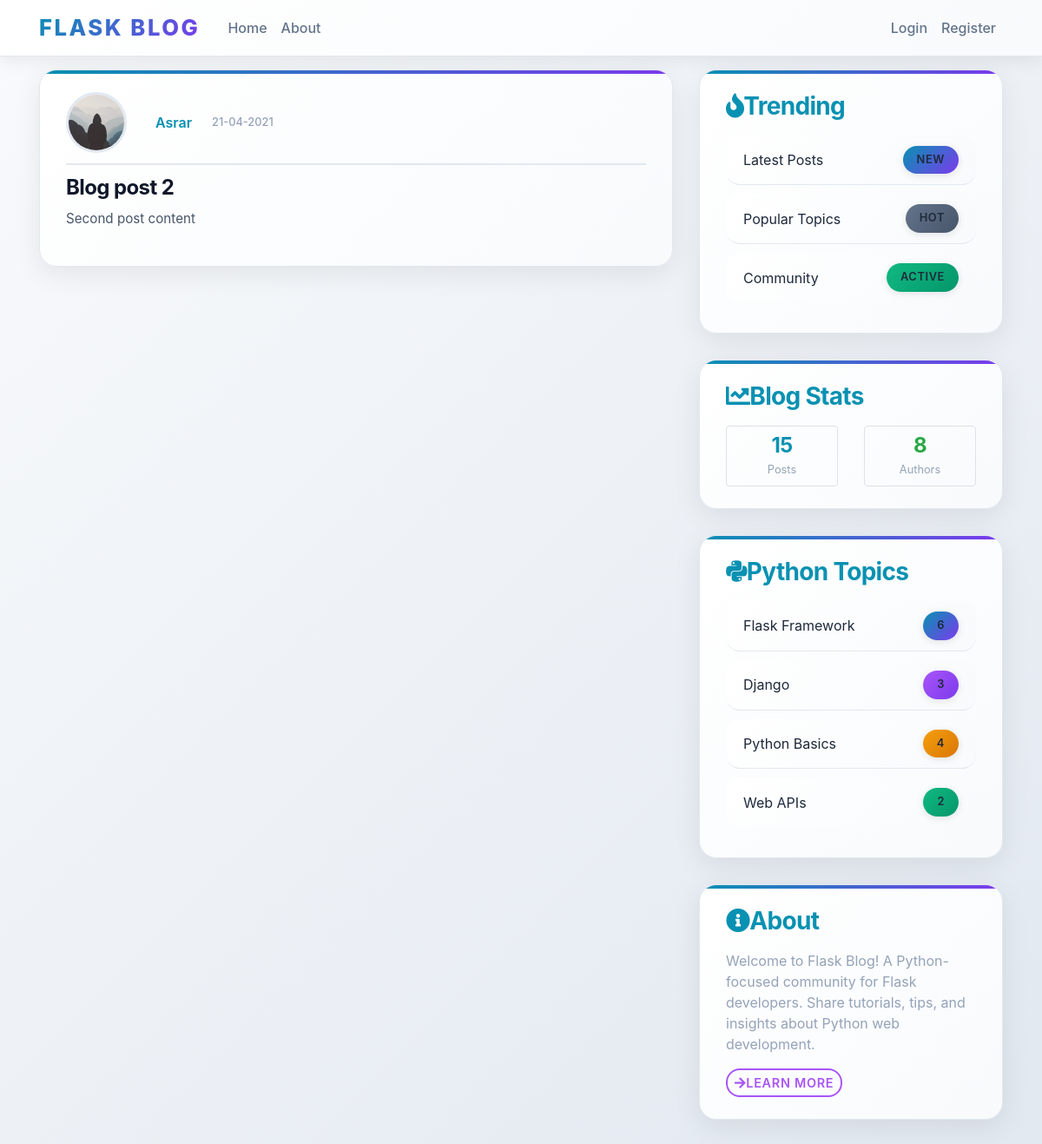
Screenshot of /post/2 with the database file from the repository.
### flaskblog/models.py (models this page shows, shortened)
class User(db.Model, UserMixin):
    id = db.Column(db.Integer, primary_key=True)
    username = db.Column(db.String(20), unique=True, nullable=False)
    email = db.Column(db.String(120), unique=True, nullable=False)
    image_file = db.Column(db.String(20), nullable=False, default='default.jpg')
    password = db.Column(db.String(60), nullable=False)
    posts = db.relationship('Post', backref='author', lazy=True)

class Post(db.Model):
    id = db.Column(db.Integer, primary_key=True)
    title = db.Column(db.String(100), nullable=False)
    date_posted = db.Column(db.DateTime, nullable=False, default=datetime.utcnow)
    content = db.Column(db.Text, nullable=False)
    user_id = db.Column(db.Integer, db.ForeignKey('user.id'), nullable=False)

### flaskblog/posts/routes.py (the view)
@posts.route("/post/<int:post_id>")
def post(post_id):
    post = Post.query.get_or_404(post_id)
    return render_template('post.html', title=post.title, post=post)

### flaskblog/templates/post.html (shortened to what this page needs)
{% extends "layout.html" %}
{% block content %}
<article class="media content-section ">
	<div class="media-body ">
		<div class="article-metadata">
			<img  class="rounded-circle article-img" src="{{ url_for('static', filename='profile_pics/' + post.author.image_file) }}">
			<a class="mr-2 text-decoration-none" href="{{ url_for('users.user_posts', username=post.author.username) }}">{{ post.author.username }}</a>
			<small class="text-muted">{{ post.date_posted.strftime('%d-%m-%Y') }}</small>
		</div>
		<h2 class="article-title">{{ post.title }}</h2>
		<p class="article-content">{{ post.content }}</p>
	</div>
</article>
{% endblock content %}

### flaskblog/static/main.css (style rules this page uses)
body { background: linear-gradient(135deg, #f8fafc 0%, #e2e8f0 100%); color: #1e293b; margin-top: 5rem; font-family: 'Inter', -apple-system, BlinkMacSystemFont, 'Segoe UI', Roboto, sans-serif; }
h1, h2, h3, h4, h5, h6 { color: #0f172a; font-weight: 700; letter-spacing: -0.025em; }
.content-section { background: linear-gradient(135deg, #ffffff 0%, #f8fafc 100%); padding: 25px 30px; border: 1px solid #e2e8f0; border-radius: 20px; margin-bottom: 30px; box-shadow: 0 8px 32px rgba(0, 0, 0, 0.08); transition: all 0.4s ease; position: relative; overflow: hidden; }
.content-section::before { content: ''; position: absolute; top: 0; left: 0; right: 0; height: 4px; background: linear-gradient(90deg, #0891b2, #7c3aed, #a855f7, #0891b2); background-size: 300% 100%; animation: gradient-shift 4s ease infinite; }
.article-title { color: #0f172a; font-weight: 700; font-size: 1.5rem; margin-bottom: 0.5rem; }
.article-content { white-space: pre-line; color: #475569; line-height: 1.7; font-size: 0.95rem; }
.article-img { height: 70px; width: 70px; margin-right: 18px; border-radius: 16px; border: 3px solid #e2e8f0; transition: all 0.4s ease; object-fit: cover; }
.article-metadata { padding-bottom: 12px; margin-bottom: 12px; border-bottom: 2px solid #e2e8f0; display: flex; align-items: center; gap: 15px; }
.article-metadata a { color: #0891b2; font-weight: 600; text-decoration: none; }
.article-metadata small { color: #94a3b8; font-weight: 500; }
.text-muted { color: #94a3b8 !important; }

### rows the page displays
User: image_file (placeholder picture), author.username "Asrar"
Post: date_posted "21-04-2021", title "Blog post 2", content "Second post content"
